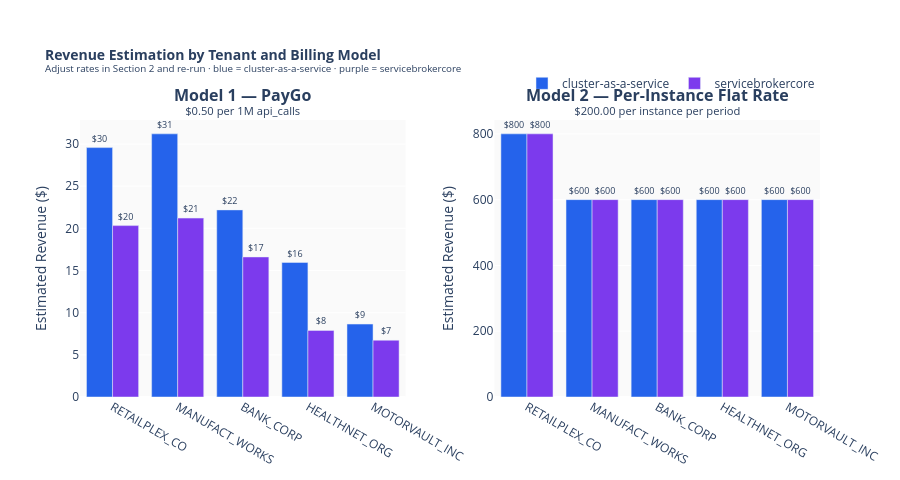

Notebook source saved alongside this figure:
### Markdown cell above
### Chart Guide

**Purpose:** Translates raw consumption into estimated revenue under two pricing models, for each service independently.
Helps the MSP compare how different billing structures affect the cost distribution across tenants.

**Chart Attributes**

| | |
|---|---|
| **Chart type** | Grouped bar chart (two panels) |
| **Left panel** | Model 1 — PayGo · `api_calls × rate per 1M calls` |
| **Right panel** | Model 2 — Per-Instance Flat Rate · `instance count × rate per period` |
| **X axis** | Tenant (sorted by combined revenue, descending) |
| **Y axis** | Estimated revenue in USD |
| **Bars** | Blue = `cluster-as-a-service` · Purple = `servicebrokercore` |
| **Bar label** | Dollar amount (e.g. `$1,240`) |
| **Hover** | Tenant · Service · estimated revenue |

**Insights:** PayGo (left) scales linearly with usage — bar heights mirror the utilisation breakdown in 4.3.
Per-Instance (right) charges for provisioned capacity regardless of actual usage:
`RETAILPLEX_CO` pays more here because it maintains four instances even on quiet days,
while `HEALTHNET_ORG` pays less despite high GPU usage (few instances, bursty workload).
Adjust the rates in Section 2 and re-run to explore the pricing sensitivity.

### Code cell
if fig_44 is not None:
    fig_44.show()

### Figure 1 — Plotly figure (JSON) as saved in the notebook; plotly's stock layout.template omitted (floating-point values rounded to 4 significant figures)
{"data": [{"hovertemplate": "<b>%{x}</b><br>cluster-as-a-service<br>PayGo: $%{y:,.2f}<extra></extra>", "legendgroup": "cluster-as-a-service", "marker": {"color": "#2563EB"}, "name": "cluster-as-a-service", "showlegend": true, "text": ["$30", "$31", "$22", "$16", "$9"], "textfont": {"size": 9}, "textposition": "outside", "type": "bar", "x": ["RETAILPLEX_CO", "MANUFACT_WORKS", "BANK_CORP", "HEALTHNET_ORG", "MOTORVAULT_INC"], "xaxis": "x", "y": [29.57, 31.2, 22.18, 15.95, 8.645], "yaxis": "y"}, {"hovertemplate": "<b>%{x}</b><br>cluster-as-a-service<br>Per-Instance: $%{y:,.2f}<extra></extra>", "legendgroup": "cluster-as-a-service", "marker": {"color": "#2563EB"}, "name": "cluster-as-a-service", "showlegend": false, "text": ["$800", "$600", "$600", "$600", "$600"], "textfont": {"size": 9}, "textposition": "outside", "type": "bar", "x": ["RETAILPLEX_CO", "MANUFACT_WORKS", "BANK_CORP", "HEALTHNET_ORG", "MOTORVAULT_INC"], "xaxis": "x2", "y": [800, 600, 600, 600, 600], "yaxis": "y2"}, {"hovertemplate": "<b>%{x}</b><br>servicebrokercore<br>PayGo: $%{y:,.2f}<extra></extra>", "legendgroup": "servicebrokercore", "marker": {"color": "#7C3AED"}, "name": "servicebrokercore", "showlegend": true, "text": ["$20", "$21", "$17", "$8", "$7"], "textfont": {"size": 9}, "textposition": "outside", "type": "bar", "x": ["RETAILPLEX_CO", "MANUFACT_WORKS", "BANK_CORP", "HEALTHNET_ORG", "MOTORVAULT_INC"], "xaxis": "x", "y": [20.32, 21.21, 16.6, 7.888, 6.729], "yaxis": "y"}, {"hovertemplate": "<b>%{x}</b><br>servicebrokercore<br>Per-Instance: $%{y:,.2f}<extra></extra>", "legendgroup": "servicebrokercore", "marker": {"color": "#7C3AED"}, "name": "servicebrokercore", "showlegend": false, "text": ["$800", "$600", "$600", "$600", "$600"], "textfont": {"size": 9}, "textposition": "outside", "type": "bar", "x": ["RETAILPLEX_CO", "MANUFACT_WORKS", "BANK_CORP", "HEALTHNET_ORG", "MOTORVAULT_INC"], "xaxis": "x2", "y": [800, 600, 600, 600, 600], "yaxis": "y2"}], "layout": {"annotations": [{"font": {"size": 16}, "showarrow": false, "text": "<b>Model 1 — PayGo</b><br><sup>$0.50 per 1M api_calls</sup>", "x": 0.22, "xanchor": "center", "xref": "paper", "y": 1, "yanchor": "bottom", "yref": "paper"}, {"font": {"size": 16}, "showarrow": false, "text": "<b>Model 2 — Per-Instance Flat Rate</b><br><sup>$200.00 per instance per period</sup>", "x": 0.78, "xanchor": "center", "xref": "paper", "y": 1, "yanchor": "bottom", "yref": "paper"}], "barmode": "group", "height": 480, "legend": {"orientation": "h", "x": 1, "xanchor": "right", "y": 1.08, "yanchor": "bottom"}, "margin": {"b": 60, "t": 120}, "plot_bgcolor": "#fafafa", "title": {"font": {"size": 14}, "text": "<b>Revenue Estimation by Tenant and Billing Model</b><br><sup>Adjust rates in Section 2 and re-run · blue = cluster-as-a-service · purple = servicebrokercore</sup>"}, "xaxis": {"anchor": "y", "domain": [0, 0.44]}, "xaxis2": {"anchor": "y2", "domain": [0.56, 1]}, "yaxis": {"anchor": "x", "domain": [0, 1], "title": {"text": "Estimated Revenue ($)"}}, "yaxis2": {"anchor": "x2", "domain": [0, 1], "title": {"text": "Estimated Revenue ($)"}}}}
